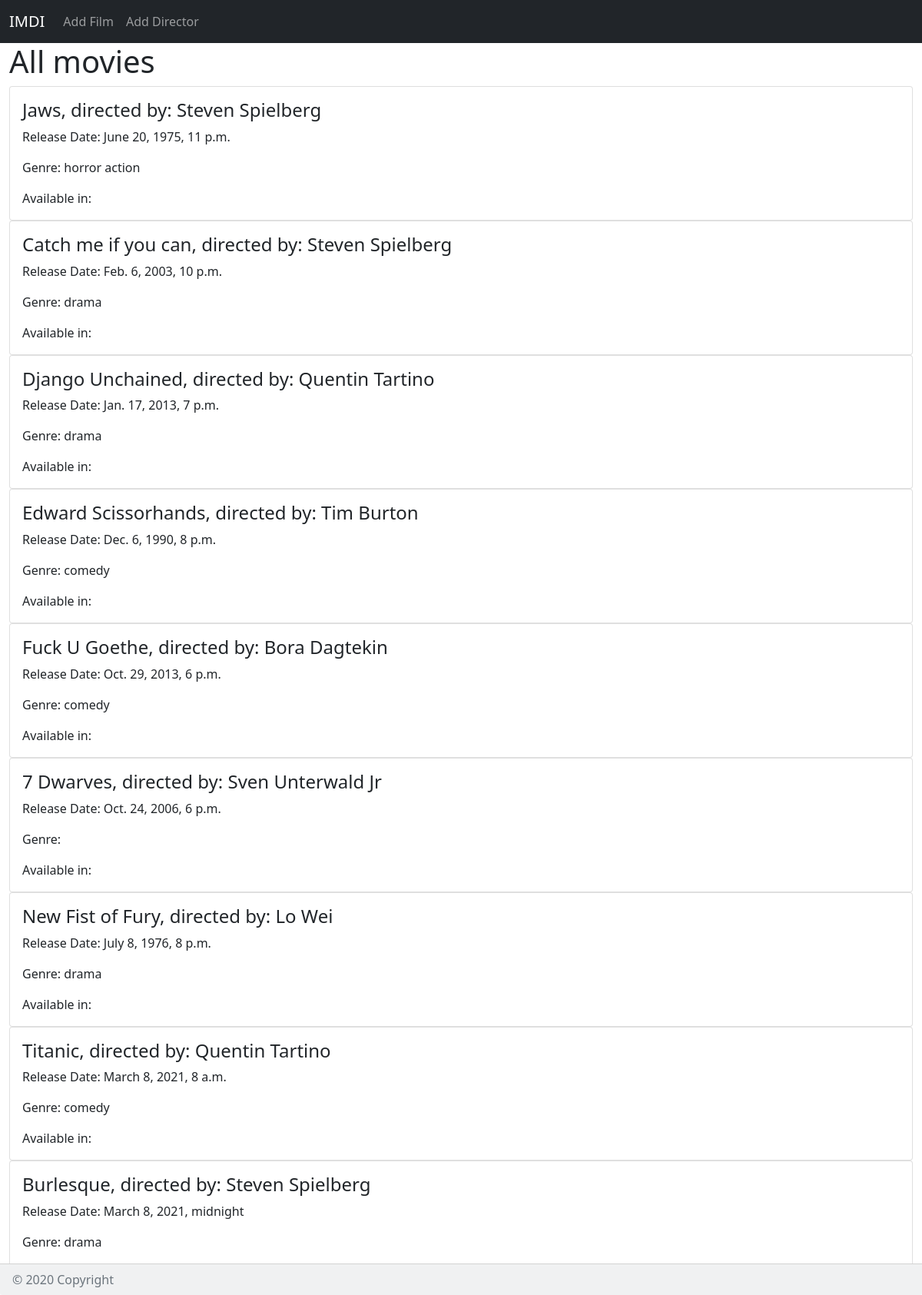
Page /homepage/ on the committed database.
### film_app/models.py (models this page shows, shortened)
class Film(models.Model):
    title = models.CharField(max_length=50)
    release_date = models.DateTimeField(default=now, editable=True)
    created_in_country = models.ForeignKey(Country, on_delete=models.SET_NULL, null=True, related_name='films_created')
    available_in_countries = models.ManyToManyField(Country, related_name='films_available')
    category = models.ManyToManyField(Category)
    director = models.ManyToManyField(Director)

class Director(models.Model):
    first_name = models.CharField(max_length=50)
    last_name = models.CharField(max_length=50)

class Category(models.Model):
    name = models.CharField(max_length=50)
    def __str__(self):
        return f'{self.name}'

### film_app/views.py (the view)
# urls.py: path('homepage/', views.homepage, name='homepage'),
def homepage(request):
    films = Film.objects.all()
    context = {
        'films':films,
    }
    return render(request, 'homepage.html', context)

### film_app/templates/homepage.html (shortened to what this page needs)
{% extends "partials/base.html" %}
{% block content %}
{% include "partials/navbar.html"%}
<div class="container-fluid">
    <h1>All movies</h1>
    {% for film in films %}
    <div class="card">
        <div class="card-body">
            <h4 class="card-title"> {{film.title}}, directed by:
                {% for director in film.director.all %}
                {{director.first_name}} {{director.last_name}}
                {% endfor %}
            </h4>
            <p class="card-text"> Release Date: {{film.release_date}}</p>
            <p class="card-text">Genre:
                {% for category in film.category.all %}
                {{category}}
                {% endfor %}
            </p>
            <p class="card-text">Available in:
            </p>
        </div>
    </div>
    {% endfor %}
</div>
{% endblock %}

### rows in the picture
Film: title "Jaws", release_date "June 20, 1975, 11 p.m."
Director: first_name "Steven", last_name "Spielberg"
Category: name "horror"
Category: name "action"
Film: title "Catch me if you can", release_date "Feb. 6, 2003, 10 p.m."
Category: name "drama"
Film: title "Django Unchained", release_date "Jan. 17, 2013, 7 p.m."
Director: first_name "Quentin", last_name "Tartino"
Film: title "Edward Scissorhands", release_date "Dec. 6, 1990, 8 p.m."
Director: first_name "Tim", last_name "Burton"
Category: name "comedy"
Film: title "Fuck U Goethe", release_date "Oct. 29, 2013, 6 p.m."
Director: first_name "Bora", last_name "Dagtekin"
Film: title "7 Dwarves", release_date "Oct. 24, 2006, 6 p.m."
Director: first_name "Sven", last_name "Unterwald Jr"
Film: title "New Fist of Fury", release_date "July 8, 1976, 8 p.m."
Director: first_name "Lo", last_name "Wei"
Film: title "Titanic", release_date "March 8, 2021, 8 a.m."
Film: title "Burlesque", release_date "March 8, 2021, midnight"
